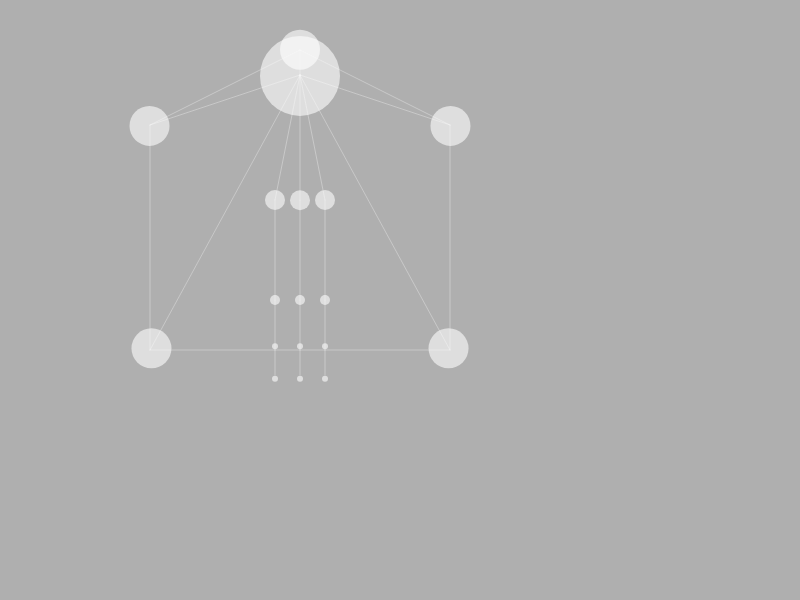
Frame 1 (no input)
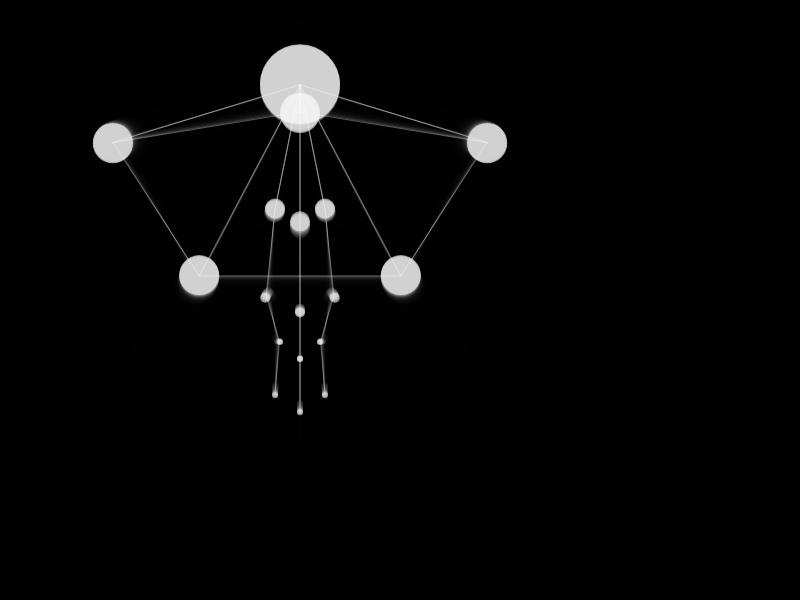
Frame 60 (no input)
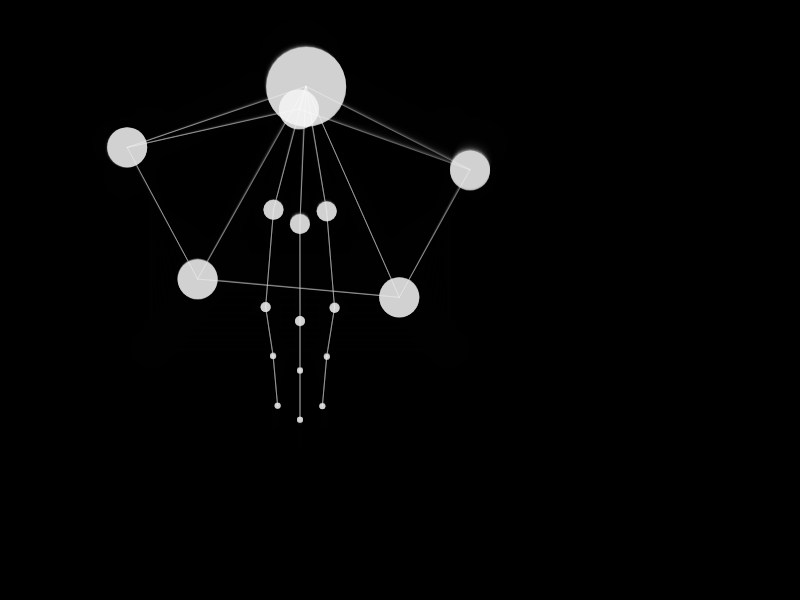
Frame 120 (the mouse pressed at the canvas centre since frame 60)

The p5.js sketch that drew these frames (run headless with seeded random() and noise() and a simulated clock; from frame 60 on, the mouse is pressed at the canvas centre):

// p5.js sketch
// ── sketch.js
let balls = [];
let springs = [];

function setup() {
  createCanvas(800, 600);

  let a = new Ball(300, 75, 40);
  balls.push(a);
  let b = new Ball(150, 125, 20);
  balls.push(b);
  let c = new Ball(450, 125, 20);
  balls.push(c);
  let d = new Ball(450, 350, 20);
  balls.push(d);
  let e = new Ball(150, 350, 20);
  balls.push(e);
  let z = new Ball(300, 50, 20);
  balls.push(z);
  let f = new Ball(275, 200, 10);
  balls.push(f);
  let g = new Ball(300, 200, 10);
  balls.push(g);
  let h = new Ball(325, 200, 10);
  balls.push(h);
  let i = new Ball(275, 300, 5);
  balls.push(i);
  let j = new Ball(300, 300, 5);
  balls.push(j);
  let k = new Ball(325, 300, 5);
  balls.push(k);
  let l = new Ball(275, 350, 3);
  balls.push(l);
  let m = new Ball(300, 350, 3);
  balls.push(m);
  let n = new Ball(325, 350, 3);
  balls.push(n);
  let o = new Ball(275, 375, 3);
  balls.push(o);
  let p = new Ball(300, 375, 3);
  balls.push(p);
  let q = new Ball(325, 375, 3);
  balls.push(q);


  springs.push(new Spring(a, b, 175, 0.3));
  springs.push(new Spring(a, c, 175, 0.3));
  springs.push(new Spring(a, d, 225, 0.3));
  springs.push(new Spring(a, e, 225, 0.3));
  springs.push(new Spring(a, z, 30, 0.3));

  springs.push(new Spring(b, z, 200, 0.2));
  springs.push(new Spring(z, c, 200, 0.2));
  springs.push(new Spring(c, d, 150, 0.2));
  springs.push(new Spring(d, e, 200, 0.2));
  springs.push(new Spring(e, b, 150, 0.2));

  springs.push(new Spring(a, f, 130, 0.2));
  springs.push(new Spring(a, g, 140, 0.2));
  springs.push(new Spring(a, h, 130, 0.2));
  springs.push(new Spring(f, i, 100, 0.2));
  springs.push(new Spring(g, j, 100, 0.2));
  springs.push(new Spring(h, k, 100, 0.2));
  springs.push(new Spring(i, l, 50, 0.5));
  springs.push(new Spring(j, m, 50, 0.5));
  springs.push(new Spring(k, n, 50, 0.5));
  springs.push(new Spring(l, o, 50, 0.5));
  springs.push(new Spring(m, p, 50, 0.5));
  springs.push(new Spring(n, q, 50, 0.5));
  //springs.push(new Spring(e, a, 150, 0.3));
}

function draw() {
 background(0,80);

  for (let s of springs) {
    s.update();
    s.display();
  }

  beginShape();
  for (let b of balls) {
    b.drag();
    b.bounce();
    b.update();

    b.display();
  }
  endShape(CLOSE);
}

///// CLASS /////

let C_GRAVITY = 1;
let DISTANCE_BTW_BALLS = 30;

class Spring {
  constructor(a, b, restLength, stiffness) {
    this.bobA = a;
    this.bobB = b;
    this.len = restLength;
    this.k = stiffness; // spring constant
  }
  update() {
    let vector = p5.Vector.sub(this.bobB.pos, this.bobA.pos);
    let distance = vector.mag();
    let stretch = distance - this.len;
    let strength = -0.9 * stretch * this.k; // hooke's law

    // force to bobB
    let force = vector.copy();
    force.normalize();
    force.mult(strength);
    this.bobB.applyForce(force);

    // force to bobB
    let force1 = vector.copy();
    force1.normalize();
    force1.mult(strength * -1);
    this.bobA.applyForce(force1);

    //text(strength.toFixed(2), this.bobB.pos.x + 50, this.bobB.pos.y);
  }
  display() {
    stroke(255,80);
    line(this.bobA.pos.x, this.bobA.pos.y, this.bobB.pos.x, this.bobB.pos.y);
    //circle(this.bobB.pos.x, this.bobB.pos.y, 8);
    //bezier(this.bobA.pos.x, this.bobA.pos.y, this.bobB.pos.x, this.bobB.pos.y);
  }
}

class Ball {
  constructor(x, y, rad) {
    this.pos = createVector(x, y);
    this.vel = createVector(0, 0);
    this.acc = createVector(0, 0);
    this.rad = rad;
    this.mass = rad; // MASS!
    //
    this.damping = 0.95;
  }
  update() {
    this.vel.add(this.acc);
    this.pos.add(this.vel);
    this.acc.mult(0);

    // let's apply damping here
    this.vel.mult(this.damping); // -5%;
  }
  applyForce(f) {
    if (this.mass > 0) {
      let force = p5.Vector.div(f, this.mass);
      this.acc.add(force);
    }
  }
  attractedTo(others) {
    for (let i = 0; i < others.length; i++) {
      let other = others[i];
      if (this != other) {
        let distance = this.pos.dist(other.pos);
        let magnitude =
          (C_GRAVITY * this.mass * other.mass) / (distance * distance);
        let force = p5.Vector.sub(other.pos, this.pos);
        force.normalize();
        force.mult(magnitude);
        this.applyForce(force);
      }
    }
  }
  repelledFrom(others) {
    // this method is duplicated from attractedTo()
    // then, the force vector is flipped.
    for (let i = 0; i < others.length; i++) {
      let other = others[i];
      if (this != other) {
        let distance = this.pos.dist(other.pos);

        if (distance < this.rad + DISTANCE_BTW_BALLS) {
          let magnitude =
            (C_GRAVITY * this.mass * other.mass) / (distance * distance);
          let force = p5.Vector.sub(other.pos, this.pos);
          force.normalize();
          force.mult(-1); // ***
          force.mult(magnitude);
          this.applyForce(force);
        }
      }
    }
  }
  reappear() {
    if (this.pos.x < 0) {
      this.pos.x = width;
    } else if (this.pos.x > width) {
      this.pos.x = 0;
    }
    if (this.pos.y < 0) {
      this.pos.y = height;
    } else if (this.pos.y > height) {
      this.pos.y = 0;
    }
  }
  bounce() {
    // x
    if (this.pos.x < 0) {
      this.pos.x = 0;
      this.vel.x = -this.vel.x;
    } else if (this.pos.x > width) {
      this.pos.x = width;
      this.vel.x = -this.vel.x;
    }
    // y
    if (this.pos.y < 0) {
      this.pos.y = 0;
      this.vel.y = -this.vel.y;
    } else if (this.pos.y > height) {
      this.pos.y = height;
      this.vel.y = -this.vel.y;
    }
  }
  drag() {
    if (mouseIsPressed) {
      let distance = dist(this.pos.x, this.pos.y, mouseX, mouseY);
      if (distance < this.rad) {
        // in
        this.pos.x = mouseX;
        this.pos.y = mouseY;
      }
    }
  }
  display() {
    push();
    translate(this.pos.x, this.pos.y);
    noStroke();
    //blendMode(ADD);
    fill(255, 150);
    circle(0, 0, this.rad * 2);
    pop();
  }
}
